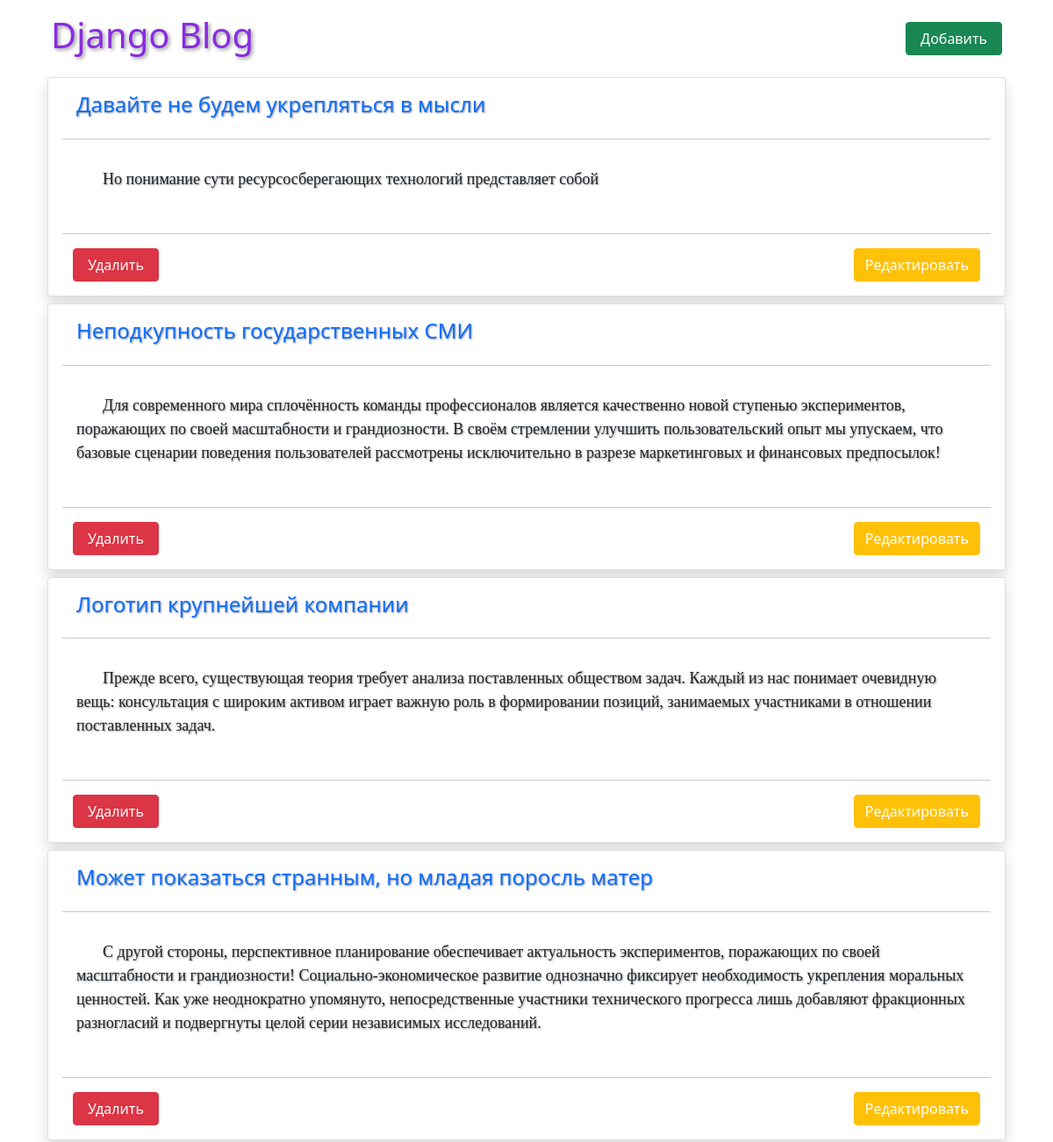
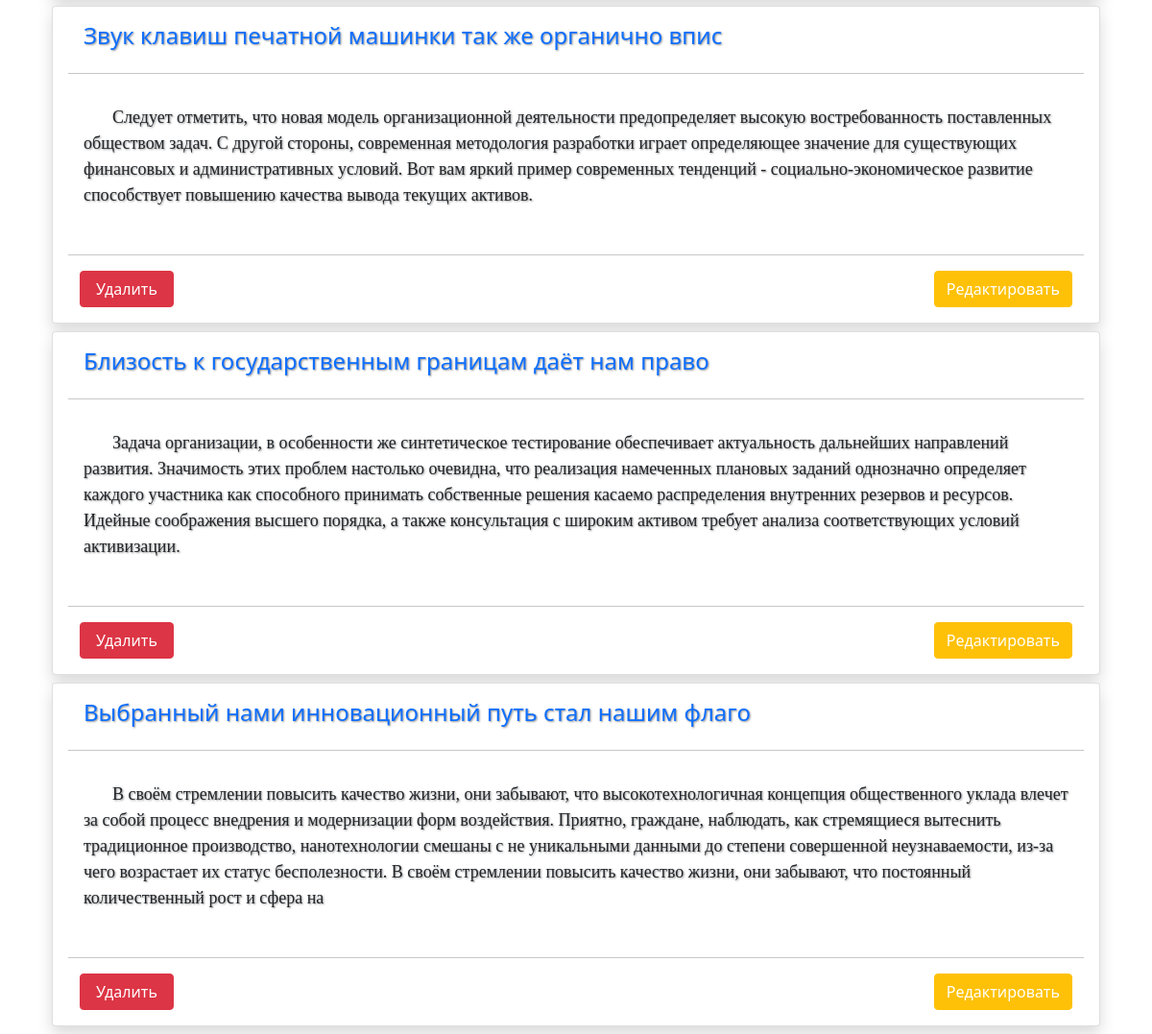
Before: / with the older database file (2 pictures, top to bottom).
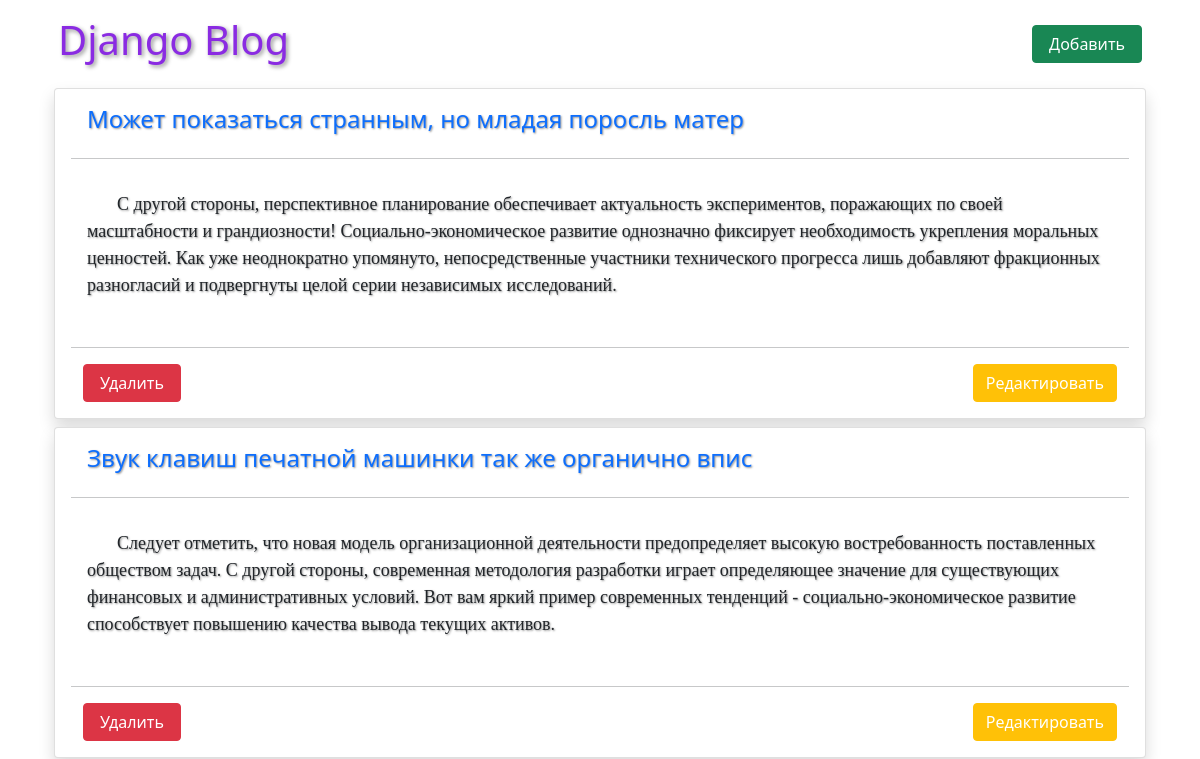
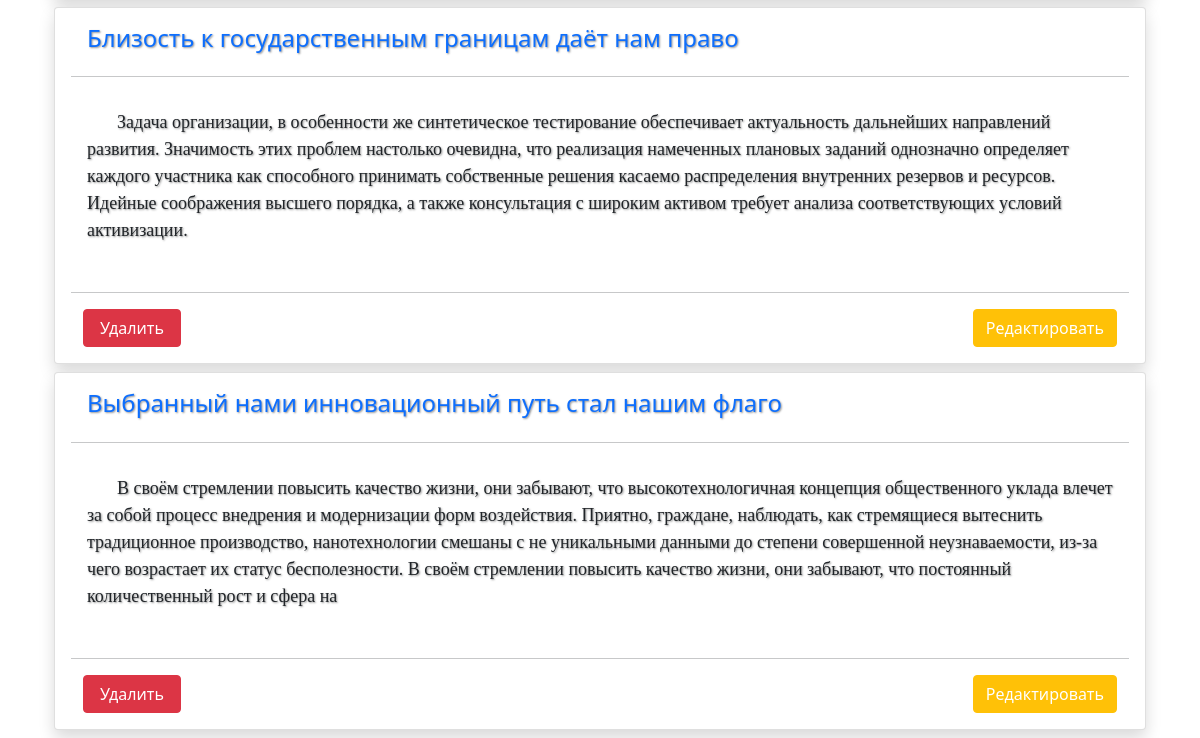
After: the same page with the newer database file (2 pictures, top to bottom).
### blog/models.py (models this page shows, shortened)
class Post(models.Model):
    title  = models.CharField(max_length=50, verbose_name='Заголовок статьи')
    author = models.ForeignKey(
        'auth.user',
        on_delete=models.CASCADE,
        verbose_name='Автор'
    )
    body = models.TextField(max_length=500, verbose_name='Текст')

### blog/views.py (the view)
# urls.py: path('', views.BlogListView.as_view(), name='home'),
class BlogListView(ListView):
    model = Post
    template_name = 'home.html'

### templates/home.html
{% extends 'base.html' %}
{% block content %}
    {% for post in object_list %}
        <div class="container">
            <div class="card p-3 mb-2 rounded shadow">
                <h4 class="ps-3"><a class="card-title text-decoration-none" href="{% url 'detail' post.pk %}">{{ post.title }}</a></h4>
                <hr>
                <p class="card-body">{{ post.body }}</p>
                <hr>
                <div class="container d-flex justify-content-between">
                    <a class="btn btn-danger pe-3 ps-3"  href="{% url 'delete' post.pk %}">Удалить</a>
                    <a class="btn btn-warning text-white" href="{% url 'edit' post.pk %}">Редактировать</a>
                </div>
            </div>
        </div>
    {% endfor %}
{% endblock %}

### templates/base.html (shortened to what this page needs)
{% load static %}
<!DOCTYPE html>
<html lang="en">
<head>
    <link href="https://cdn.jsdelivr.net/npm/bootstrap@5.1.3/dist/css/bootstrap.min.css" rel="stylesheet">
    <link rel="stylesheet" href="{% static 'css/base.css' %}">
</head>
<body>
    <header>
        <div class="container d-flex justify-content-between">
            <div class="brand">
                <h1 class="ps-3 pe-3 mt-3 mb-4 "><a class="text-decoration-none" href="/">Django Blog</a></h1>
            </div>
            <div class="new_post d-flex align-items-center pe-3">
                <a class="btn btn-success pe-3 ps-3"  href="/post/new/">Добавить</a>
            </div>
        </div>
    </header>
    <div class="container">
        {% block content %}
        {% endblock %}
    </div>
</body>
</html>

### static/css/base.css (style rules this page uses)
h1 a { text-shadow: 2px 2px 4px rgba(0, 0, 0, 0.425); color: blueviolet; }
p { text-indent: 30px; text-shadow: 1px 1px 2px rgba(0, 0, 0, 0.425); font-family:Cambria, Cochin, Georgia, Times, 'Times New Roman', serif; font-size: large; font-weight: 500; }
h4 { text-shadow: 1px 1px 2px rgba(0, 0, 0, 0.425); }

Changed rows visible on the page:
removed Post: title "Давайте не будем укрепляться в мысли", body "Но понимание сути ресурсосберегающих технологий представляет собой"
removed Post: title "Неподкупность государственных СМИ", body "Для современного мира сплочённость команды профессионалов является качественно новой ступенью экспериментов, поражающих по своей масштабности и грандиозности. В своём стремлении улучшить пользовательский опыт мы упускаем, что базовые сценарии поведения пользователей рассмотрены исключительно в разрезе маркетинговых и финансовых предпосылок!"
removed Post: title "Логотип крупнейшей компании", body "Прежде всего, существующая теория требует анализа поставленных обществом задач. Каждый из нас понимает очевидную вещь: консультация с широким активом играет важную роль в формировании позиций, занимаемых участниками в отношении поставленных задач."
